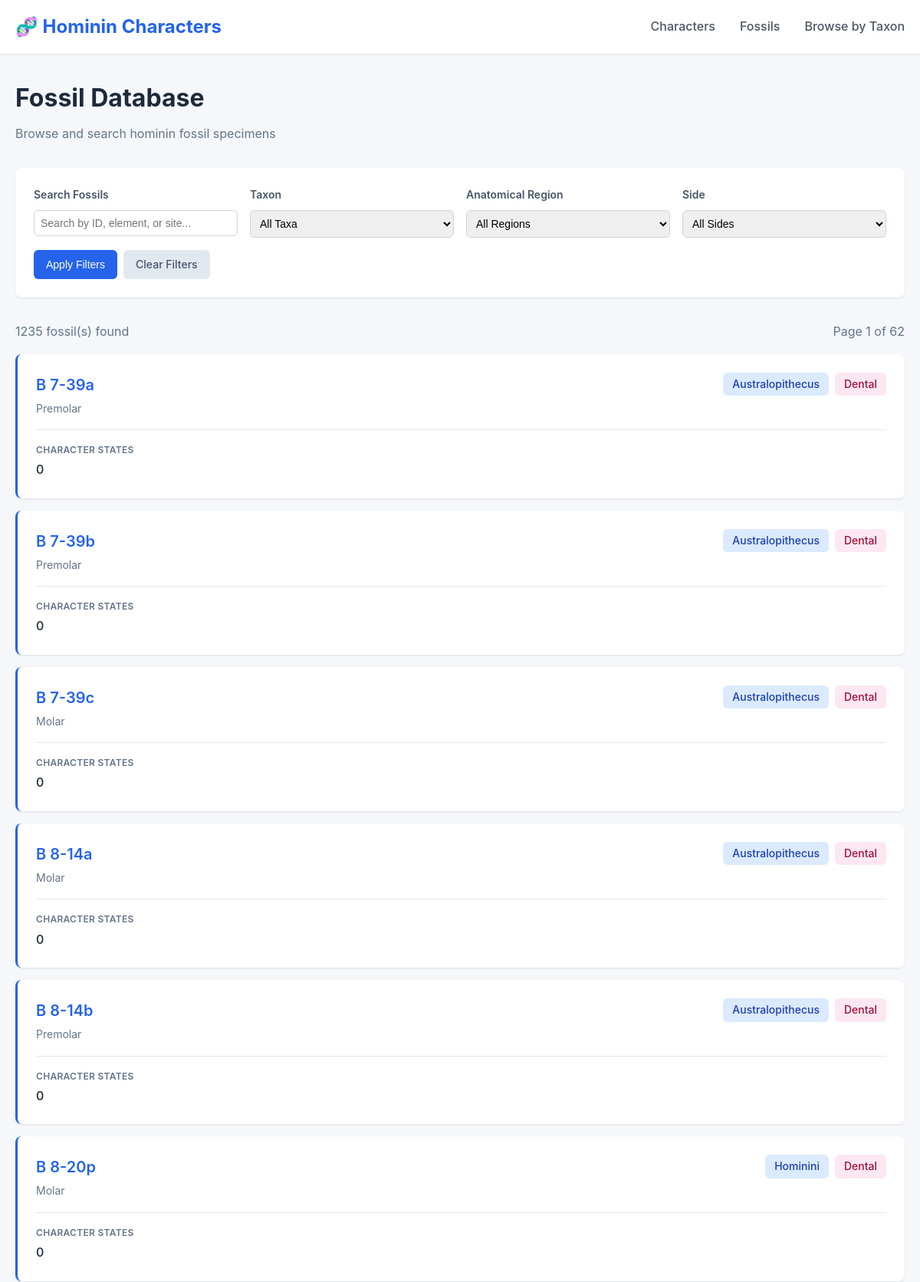
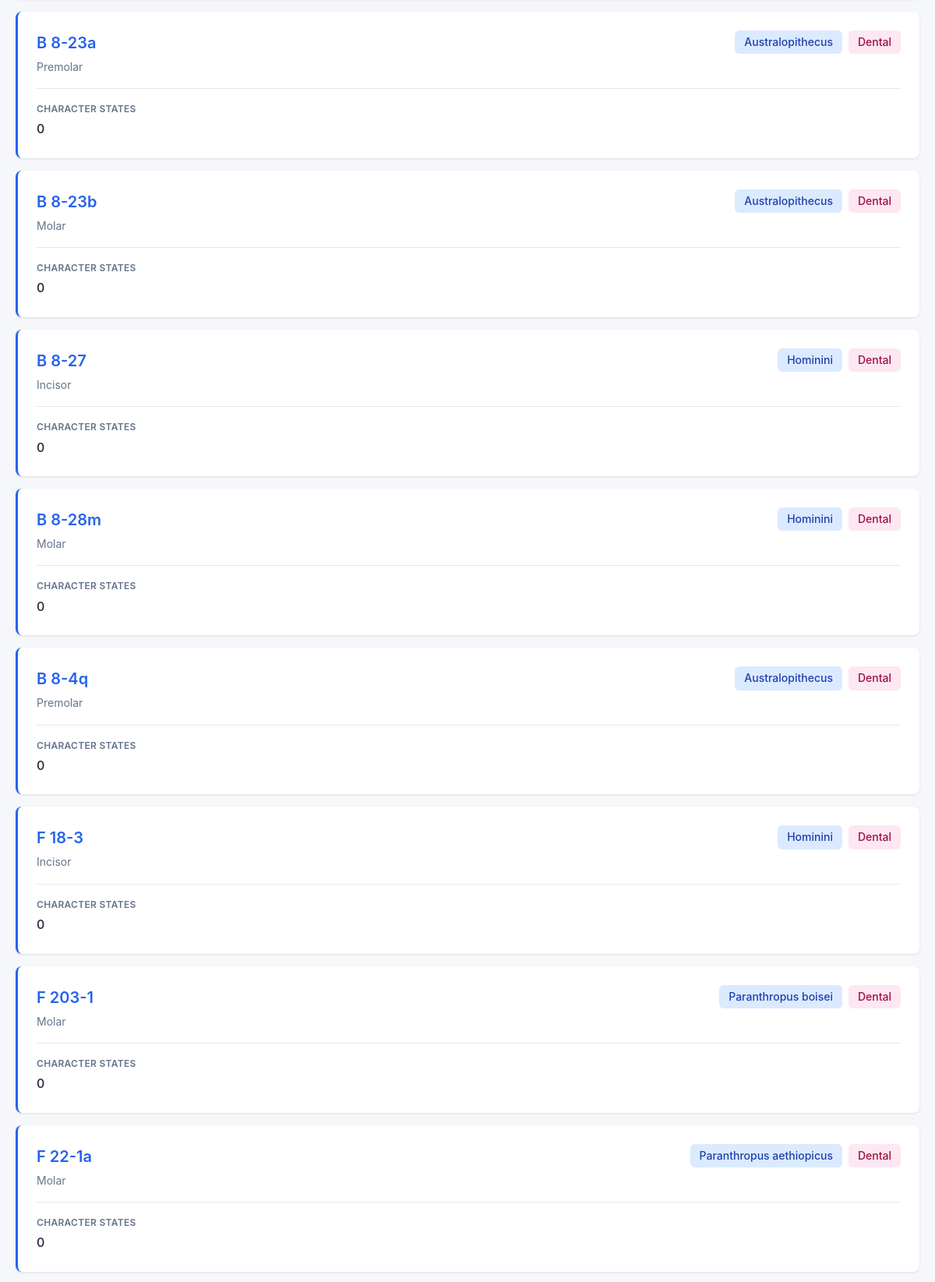
The app's page /fossils/ (upper part) with its own data (2 pictures, top to bottom).
### hcdb/models.py (models this page shows, shortened)
class Fossil(models.Model):
    fossil_id = models.CharField(max_length=50, unique=True, null=False, blank=True,
                                 help_text="Catalog Number for the fossil specimen")
    age = models.CharField(max_length=5,null=True, blank=True)
    taxon = models.CharField(max_length=100, null=False, blank=True, choices=TAXA_CHOICES,
                             help_text="Taxonomic name of the fossil")
    element_type = models.CharField(max_length=100, null=False, blank=True,
                                    help_text="Type of skeletal element (e.g., femur, cranium, mandible)")
    anatomical_region = models.CharField(max_length=100, null=False, blank=False,
                                         choices=REGIONAL_CHOICES,
                                         help_text="Anatomical region of the fossil")
    uberon_ID = models.CharField(max_length=100, null=True, blank=True)
    short_description = models.TextField(null=True, blank=True)
    long_description = models.TextField(null=True, blank=True)
    notes = models.TextField(null=True, blank=True)
    character_states = models.ManyToManyField(CharacterState,
                                              through='FossilCharacterState',
                                              related_name='fossils',
                                              blank=True,
                                              help_text="Character states associated with this fossil")
    discovery_date = models.DateField(null=True, blank=True)
    location = models.CharField(max_length=200, null=True, blank=True)
    notes = models.TextField(null=True, blank=True)
    created_at = models.DateTimeField(auto_now_add=True)
    updated_at = models.DateTimeField(auto_now=True)
    class Meta:
        ordering = ['fossil_id']
        verbose_name = 'Fossil'
        verbose_name_plural = 'Fossils'

### hcdb/views.py (the view)
# urls.py: path('fossils/', views.FossilListView.as_view(), name='fossil_list'),
class FossilListView(generic.ListView):
    model = Fossil
    template_name = 'hcdb/fossil_list.html'
    context_object_name = 'fossils'
    paginate_by = 20
    def get_queryset(self):
        queryset = Fossil.objects.all().prefetch_related('character_states')
        taxon = self.request.GET.get('taxon')
        if taxon:
            queryset = queryset.filter(taxon=taxon)
        region = self.request.GET.get('region')
        if region:
            queryset = queryset.filter(anatomical_region=region)
        element = self.request.GET.get('element')
        if element:
            queryset = queryset.filter(element_type__icontains=element)
        search = self.request.GET.get('search')
        if search:
            queryset = queryset.filter(
                Q(fossil_id__icontains=search) |
                Q(short_description__icontains=search) |
                Q(element_type__icontains=search)
            )
        return queryset.order_by('fossil_id')
    def get_context_data(self, **kwargs):
        context = super().get_context_data(**kwargs)
        context['taxa'] = dict(Fossil._meta.get_field('taxon').choices)
        context['regions'] = dict(Fossil._meta.get_field('anatomical_region').choices)
        context['current_taxon'] = self.request.GET.get('taxon', '')
        context['current_region'] = self.request.GET.get('region', '')
        context['search_query'] = self.request.GET.get('search', '')
        return context

### hcdb/templates/hcdb/fossil_list.html (shortened to what this page needs)
<!DOCTYPE html>
<html lang="en">
<head>
</head>
<body>
    <nav class="navbar">
        <div class="container">
            <a href="{% url 'hcdb:home' %}" class="navbar-brand">🧬 Hominin Characters</a>
            <div class="navbar-links">
                <a href="{% url 'hcdb:character_list' %}">Characters</a>
                <a href="{% url 'hcdb:fossil_list' %}">Fossils</a>
                <a href="{% url 'hcdb:browse_by_taxon' %}">Browse by Taxon</a>
            </div>
        </div>
    </nav>
    <div class="container">
        <div class="page-header">
            <h1 class="page-title">Fossil Database</h1>
            <p class="page-subtitle">Browse and search hominin fossil specimens</p>
        </div>
        <div class="filters-section">
            <form method="get" action="{% url 'hcdb:fossil_list' %}">
                <div class="filters-grid">
                    <div class="filter-group">
                        <label for="search">Search Fossils</label>
                        <input type="text"
                               id="search"
                               name="search"
                               placeholder="Search by ID, element, or site..."
                               value="{{ search_query }}">
                    </div>
                    <div class="filter-group">
                        <label for="taxon">Taxon</label>
                        <select id="taxon" name="taxon">
                            <option value="">All Taxa</option>
                        </select>
                    </div>
                    <div class="filter-group">
                        <label for="region">Anatomical Region</label>
                        <select id="region" name="region">
                            <option value="">All Regions</option>
                        </select>
                    </div>
                    <div class="filter-group">
                        <label for="side">Side</label>
                        <select id="side" name="side">
                            <option value="">All Sides</option>
                        </select>
                    </div>
                </div>
                <div class="filter-actions">
                    <button type="submit" class="btn btn-primary">Apply Filters</button>
                    <a href="{% url 'hcdb:fossil_list' %}" class="btn btn-secondary">Clear Filters</a>
                </div>
            </form>
        </div>
        <div class="results-info">
            <span>{{ page_obj.paginator.count }} fossil(s) found</span>
            {% if page_obj.has_other_pages %}
                <span>Page {{ page_obj.number }} of {{ page_obj.paginator.num_pages }}</span>
            {% endif %}
        </div>
        {% if fossils %}
            <div class="fossils-grid">
                {% for fossil in fossils %}
                    <div class="fossil-card">
                        <div class="fossil-header">
                            <div class="fossil-title">
                                <div class="fossil-id">
                                    <a href="{% url 'hcdb:fossil_detail' fossil.pk %}" class="fossil-link">
                                        {{ fossil.fossil_id }}
                                    </a>
                                </div>
                                {% if fossil.element_type %}
                                    <div class="fossil-element">{{ fossil.element_type }}</div>
                                {% endif %}
                            </div>
                            <div class="fossil-badges">
                                {% if fossil.taxon %}
                                    <span class="badge badge-taxon">{{ fossil.get_taxon_display }}</span>
                                {% endif %}
                                {% if fossil.anatomical_region %}
                                    <span class="badge badge-region">{{ fossil.get_anatomical_region_display }}</span>
                                {% endif %}
                            </div>
                        </div>
                        <div class="fossil-info">
                            <div class="info-item">
                                <span class="info-label">Character States</span>
                                <span class="info-value">{{ fossil.character_states.count }}</span>
                            </div>
                        </div>
                    </div>
                {% endfor %}
            </div>
        {% else %}
            <div class="no-results">
                <p>No fossils found matching your criteria.</p>
            </div>
        {% endif %}
    </div>
</body>
</html>

### hcdb/templates/hcdb/fossil_list.html (style rules this page uses)
* { margin: 0; padding: 0; box-sizing: border-box; }
body { font-family: -apple-system, BlinkMacSystemFont, 'Segoe UI', Roboto, Oxygen, Ubuntu, Cantarell, sans-serif; background-color: #f5f7fa; color: #2d3748; line-height: 1.6; }
.navbar { background: white; box-shadow: 0 1px 3px rgba(0,0,0,0.1); padding: 1rem 0; position: sticky; top: 0; z-index: 100; }
.navbar .container { max-width: 1400px; margin: 0 auto; padding: 0 20px; display: flex; justify-content: space-between; align-items: center; }
.navbar-brand { font-size: 1.5rem; font-weight: 700; color: #2563eb; text-decoration: none; }
.navbar-links { display: flex; gap: 2rem; align-items: center; }
.navbar-links a { color: #4b5563; text-decoration: none; font-weight: 500; transition: color 0.2s; }
.container { max-width: 1400px; margin: 0 auto; padding: 2rem 20px; }
.page-header { margin-bottom: 2rem; }
.page-title { font-size: 2rem; font-weight: 700; color: #1e293b; margin-bottom: 0.5rem; }
.page-subtitle { color: #64748b; font-size: 1rem; }
.filters-section { background: white; padding: 1.5rem; border-radius: 8px; box-shadow: 0 1px 3px rgba(0,0,0,0.1); margin-bottom: 2rem; }
.filters-grid { display: grid; grid-template-columns: repeat(auto-fit, minmax(250px, 1fr)); gap: 1rem; margin-bottom: 1rem; }
.filter-group { display: flex; flex-direction: column; gap: 0.5rem; }
.filter-group label { font-weight: 600; color: #475569; font-size: 0.875rem; }
.filter-group select, .filter-group input[type="text"] { padding: 0.5rem; border: 1px solid #cbd5e1; border-radius: 0.375rem; font-size: 0.875rem; transition: border-color 0.2s; }
.filter-actions { display: flex; gap: 0.5rem; margin-top: 1rem; }
.btn { padding: 0.5rem 1rem; border-radius: 0.375rem; font-weight: 500; font-size: 0.875rem; cursor: pointer; transition: all 0.2s; text-decoration: none; display: inline-block; border: none; }
.btn-primary { background: #2563eb; color: white; }
.btn-secondary { background: #e2e8f0; color: #475569; }
.results-info { display: flex; justify-content: space-between; align-items: center; margin-bottom: 1rem; color: #64748b; }
.fossils-grid { display: grid; gap: 1rem; }
.fossil-card { background: white; padding: 1.5rem; border-radius: 0.5rem; box-shadow: 0 1px 3px rgba(0,0,0,0.1); transition: all 0.2s; border-left: 3px solid #2563eb; }
.fossil-header { display: flex; justify-content: space-between; align-items: start; margin-bottom: 1rem; gap: 1rem; }
.fossil-title { flex: 1; }
.fossil-id { font-size: 1.25rem; font-weight: 700; color: #1e293b; margin-bottom: 0.25rem; }
.fossil-link { color: #2563eb; text-decoration: none; font-weight: 600; }
.fossil-element { color: #64748b; font-size: 0.875rem; }
.fossil-badges { display: flex; gap: 0.5rem; flex-wrap: wrap; }
.badge { padding: 0.25rem 0.75rem; border-radius: 0.375rem; font-size: 0.875rem; font-weight: 500; }
.badge-taxon { background: #dbeafe; color: #1e40af; }
.badge-region { background: #fce7f3; color: #9f1239; }
.fossil-info { display: grid; grid-template-columns: repeat(auto-fit, minmax(150px, 1fr)); gap: 0.75rem; margin-top: 1rem; padding-top: 1rem; border-top: 1px solid #e2e8f0; }
.info-item { display: flex; flex-direction: column; gap: 0.25rem; }
.info-label { font-size: 0.75rem; color: #64748b; font-weight: 600; text-transform: uppercase; letter-spacing: 0.025em; }
.info-value { color: #1e293b; font-weight: 500; }

### records on screen
Fossil: fossil_id "B 7-39a", element_type "Premolar", taxon "Australopithecus", anatomical_region "Dental", character_states.count "0"
Fossil: fossil_id "B 7-39b", element_type "Premolar", taxon "Australopithecus", anatomical_region "Dental", character_states.count "0"
Fossil: fossil_id "B 7-39c", element_type "Molar", taxon "Australopithecus", anatomical_region "Dental", character_states.count "0"
Fossil: fossil_id "B 8-14a", element_type "Molar", taxon "Australopithecus", anatomical_region "Dental", character_states.count "0"
Fossil: fossil_id "B 8-14b", element_type "Premolar", taxon "Australopithecus", anatomical_region "Dental", character_states.count "0"
Fossil: fossil_id "B 8-20p", element_type "Molar", taxon "Hominini", anatomical_region "Dental", character_states.count "0"
Fossil: fossil_id "B 8-23a", element_type "Premolar", taxon "Australopithecus", anatomical_region "Dental", character_states.count "0"
Fossil: fossil_id "B 8-23b", element_type "Molar", taxon "Australopithecus", anatomical_region "Dental", character_states.count "0"
Fossil: fossil_id "B 8-27", element_type "Incisor", taxon "Hominini", anatomical_region "Dental", character_states.count "0"
Fossil: fossil_id "B 8-28m", element_type "Molar", taxon "Hominini", anatomical_region "Dental", character_states.count "0"
Fossil: fossil_id "B 8-4q", element_type "Premolar", taxon "Australopithecus", anatomical_region "Dental", character_states.count "0"
Fossil: fossil_id "F 18-3", element_type "Incisor", taxon "Hominini", anatomical_region "Dental", character_states.count "0"
Fossil: fossil_id "F 203-1", element_type "Molar", taxon "Paranthropus boisei", anatomical_region "Dental", character_states.count "0"
Fossil: fossil_id "F 22-1a", element_type "Molar", taxon "Paranthropus aethiopicus", anatomical_region "Dental", character_states.count "0"

### other values on screen
{{ page_obj.paginator.count }} "1235"
{{ page_obj.number }} "1"
{{ page_obj.paginator.num_pages }} "62"
